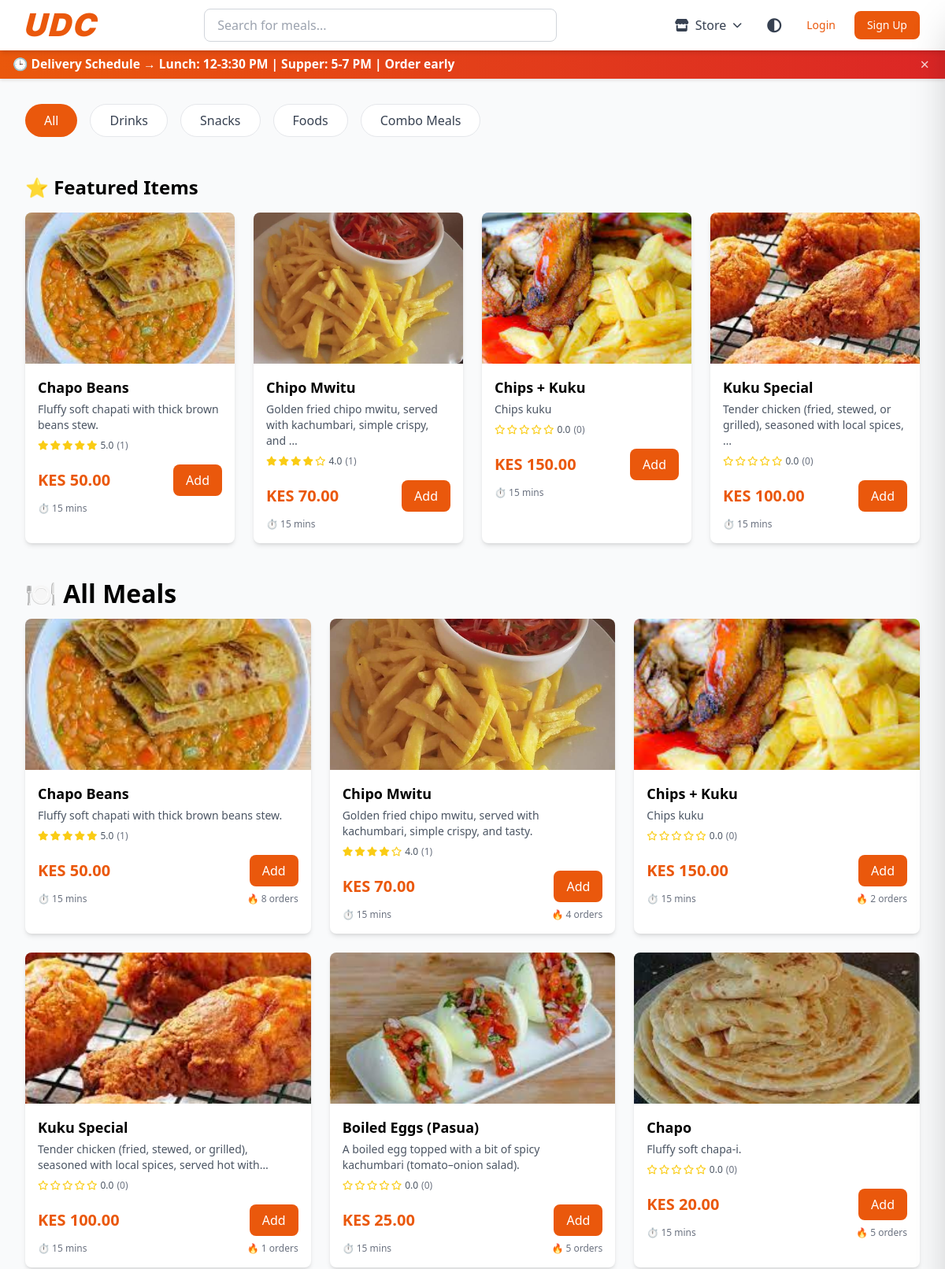
The app's page / (upper part), older data.
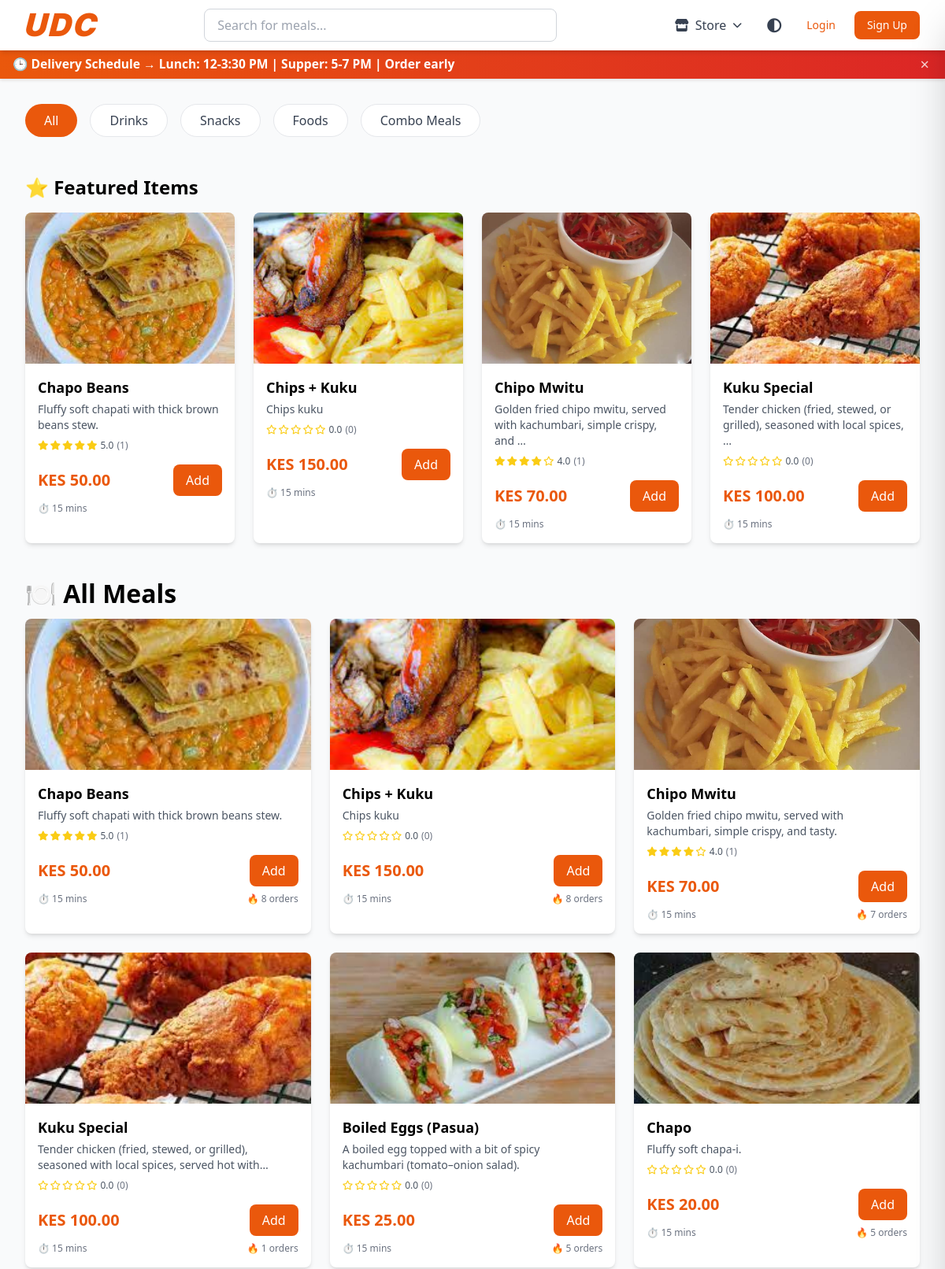
The same page, newer data.
### urbanfoods/models.py (models this page shows, shortened)
class FoodCategory(models.Model):
    STORE_CHOICES = [
        ('food', 'Food Store'),
        ('liquor', 'Liquor Store'),
        ('grocery', 'Grocery Shop'),
    ]
    name = models.CharField(max_length=50, unique=True)
    description = models.TextField(blank=True)
    icon = models.CharField(max_length=50, blank=True)  # emoji or icon class
    order = models.IntegerField(default=0)  # for sorting
    store_type = models.CharField(max_length=10, choices=STORE_CHOICES, default='food')
    class Meta:
        verbose_name_plural = "Food Categories"
        ordering = ['order', 'name']

class FoodItem(models.Model):
    STORE_CHOICES = [
        ('food', 'Food Store'),
        ('liquor', 'Liquor Store'),
        ('grocery', 'Grocery Shop'),
    ]
    name = models.CharField(max_length=100)
    description = models.TextField()
    category = models.ForeignKey(FoodCategory, on_delete=models.CASCADE, related_name='items')
    price = models.DecimalField(max_digits=10, decimal_places=2, validators=[MinValueValidator(0)])
    image = models.ImageField(upload_to='food_images/')
    prep_time = models.IntegerField(help_text="Preparation time in minutes", default=15)
    is_available = models.BooleanField(default=True)
    is_featured = models.BooleanField(default=False)
    is_meal_of_day = models.BooleanField(default=False)
    times_ordered = models.IntegerField(default=0)  # for popularity tracking
    store_type = models.CharField(max_length=10, choices=STORE_CHOICES, default='food')
    bottle_size = models.CharField(max_length=20, blank=True, help_text="For liquor items (e.g., 250ml, 500ml, 750ml)")
    created_at = models.DateTimeField(auto_now_add=True)
    updated_at = models.DateTimeField(auto_now=True)
    @property
    def is_liquor(self):
        return self.store_type == 'liquor'
    @property
    def average_rating(self):
        reviews = self.reviews.all()
        if reviews.exists():
            return round(sum(review.rating for review in reviews) / reviews.count(), 1)
        return 0
    @property
    def review_count(self):
        return self.reviews.count()
    class Meta:
        ordering = ['-is_featured', '-times_ordered', 'name']

class FoodReview(models.Model):
    user = models.ForeignKey(User, on_delete=models.CASCADE)
    food_item = models.ForeignKey(FoodItem, on_delete=models.CASCADE, related_name='reviews')
    order = models.ForeignKey(Order, on_delete=models.CASCADE)
    rating = models.IntegerField(validators=[MinValueValidator(1), MaxValueValidator(5)])
    comment = models.TextField(blank=True)
    created_at = models.DateTimeField(auto_now_add=True)
    class Meta:
        unique_together = ['user', 'food_item', 'order']
        ordering = ['-created_at']

### urbanfoods/views.py (the view)
# urls.py: path('', views.homepage, name='homepage'),
def homepage(request):
    store_type = request.session.get('store_type', 'food')
    categories = FoodCategory.objects.filter(store_type=store_type)
    category_id = request.GET.get('category')
    search_query = request.GET.get('q')
    food_items = FoodItem.objects.filter(is_available=True, store_type=store_type)
    if category_id:
        food_items = food_items.filter(category_id=category_id)
    if search_query:
        food_items = food_items.filter(
            Q(name__icontains=search_query) |
            Q(description__icontains=search_query)
        )
    meal_of_day = FoodItem.objects.filter(is_meal_of_day=True, is_available=True, store_type=store_type).first()
    featured_items_queryset = FoodItem.objects.filter(is_featured=True, is_available=True, store_type=store_type)[:4]
    featured_items = list(featured_items_queryset) if featured_items_queryset else []
    popular_items = FoodItem.objects.filter(is_available=True, store_type=store_type).order_by('-times_ordered')[:6]
    cart_count = 0
    if request.user.is_authenticated:
        cart, _ = Cart.objects.get_or_create(user=request.user)
        cart_count = cart.item_count
    context = {
        'categories': categories,
        'food_items': food_items,
        'meal_of_day': meal_of_day,
        'featured_items': featured_items,
        'popular_items': popular_items,
        'cart_count': cart_count,
        'selected_category': category_id,
        'search_query': search_query,
        'store_type': store_type,
    }
    return render(request, 'homepage.html', context)

### urbanfoods/context_processors.py (called while the page is built)
def store_type(request):
    return {
        'store_type': request.session.get('store_type', 'food')
    }

### urbanfoods/templatetags/rating_tags.py (called while the page is built)
@register.filter
def star_rating(value):
    try:
        rating = float(value)
    except (ValueError, TypeError):
        return []
    stars = []
    full_stars = int(rating)
    half_star = (rating - full_stars) >= 0.5
    empty_stars = 5 - full_stars - (1 if half_star else 0)
    stars.extend(['full'] * full_stars)
    if half_star:
        stars.append('half')
    stars.extend(['empty'] * empty_stars)
    return stars

### urbanfoods/templates/homepage.html (shortened to what the changed rows need)
{% load static %}
{% load rating_tags %}
<!DOCTYPE html>
<html lang="en">
<head>
    <script src="https://cdn.tailwindcss.com"></script>
    <link rel="stylesheet" href="https://cdnjs.cloudflare.com/ajax/libs/font-awesome/6.4.0/css/all.min.css">
    <link rel="stylesheet" href="{% static 'styles.css' %}">
</head>
<body class="bg-gray-50" data-store-type="{{ store_type }}">
    <nav class="bg-white shadow-md sticky top-0 z-40">
        <div class="max-w-7xl mx-auto px-4 sm:px-6 lg:px-8">
            <div class="flex justify-between items-center h-16">
                <div class="flex flex-col items-start">
                    <a href="/" style="text-decoration: none;">
                        <h1 class="brand-logo">UDC</h1>
                    </a>
                </div>
            </div>
        </div>
    </nav>
    <div class="max-w-7xl mx-auto px-4 sm:px-6 lg:px-8 py-8">
        <div class="mb-8">
            <div class="flex gap-4 overflow-x-auto pb-4">
                <button data-category="all" class="category-btn px-6 py-2 bg-orange-600 text-white rounded-full whitespace-nowrap hover:bg-orange-700">
                    All
                </button>
                {% for category in categories %}
                <button data-category="{{ category.id }}" data-name="{{ category.name }}" class="category-btn px-6 py-2 bg-white text-gray-700 rounded-full whitespace-nowrap hover:bg-orange-50 border border-gray-200">
                    {{ category.icon }} {{ category.name }}
                </button>
                {% endfor %}
            </div>
        </div>
        {% if featured_items %}
        <div class="mb-12">
            <h2 class="text-2xl font-bold mb-4">⭐ {% if store_type == 'liquor' %}Featured Drinks{% elif store_type == 'grocery' %}Featured Groceries{% else %}Featured Items{% endif %}</h2>
            <div class="grid grid-cols-2 md:grid-cols-2 lg:grid-cols-4 gap-4 md:gap-6">
                {% for item in featured_items %}
                <div class="bg-white rounded-lg shadow-md overflow-hidden hover:shadow-lg transition">
                    <img src="{{ item.image.url }}" alt="{{ item.name }}" class="w-full h-48 object-cover">
                    <div class="p-4">
                        <div class="flex items-start justify-between mb-1">
                            <h3 class="font-bold text-lg">{{ item.name }}</h3>
                        </div>
                        <p class="text-gray-600 text-sm mt-1">{{ item.description|truncatewords:10 }}</p>
                        <div class="rating-section flex items-center gap-1 mt-2 flex-wrap">
                            <div class="stars-container flex items-center gap-0.5">
                                {% for star_type in item.average_rating|star_rating %}
                                    {% if star_type == 'full' %}
                                        <i class="fas fa-star text-yellow-400 text-xs"></i>
                                    {% elif star_type == 'half' %}
                                        <i class="fas fa-star-half-alt text-yellow-400 text-xs"></i>
                                    {% else %}
                                        <i class="far fa-star text-yellow-400 text-xs"></i>
                                    {% endif %}
                                {% endfor %}
                            </div>
                            <span class="rating-value text-xs text-gray-600 font-medium">{{ item.average_rating|floatformat:1 }}</span>
                            <span class="review-count text-xs text-gray-500">({{ item.review_count }})</span>
                        </div>
                        <div class="flex items-center justify-between mt-4">
                            <span class="text-orange-600 font-bold text-xl">KES {{ item.price }}</span>
                            <button onclick="addToCart({{ item.id }}, 1)" class="bg-orange-600 text-white px-4 py-2 rounded-lg hover:bg-orange-700">
                                Add
                            </button>
                        </div>
                        <p class="text-gray-500 text-xs mt-2">⏱️ {{ item.prep_time }} mins</p>
                    </div>
                </div>
                {% endfor %}
            </div>
        </div>
        {% endif %}
        <div class="mb-8">
            <h2 id="allItemsHeading" class="text-2xl font-bold mb-4" style="font-weight: 800; font-size: 2rem;">{% if store_type == 'liquor' %} All Drinks{% elif store_type == 'grocery' %} All Groceries{% else %}🍽️ All Meals{% endif %}</h2>
            {% if food_items %}
            <div id="foodGrid" class="grid grid-cols-2 md:grid-cols-2 lg:grid-cols-3 xl:grid-cols-4 gap-4 md:gap-6">
                {% for item in food_items %}
                <div class="food-item bg-white rounded-lg shadow-md overflow-hidden hover:shadow-lg transition" data-category="{{ item.category.id }}">
                    <div class="relative">
                        <img src="{{ item.image.url }}" alt="{{ item.name }}" class="w-full h-48 object-cover">
                    </div>
                    <div class="p-4">
                        <div class="flex items-start justify-between mb-1">
                            <h3 class="font-bold text-lg">{{ item.name }}</h3>
                        </div>
                        <p class="text-gray-600 text-sm mt-1 line-clamp-2">{{ item.description }}</p>
                        <div class="rating-section flex items-center gap-1 mt-2 flex-wrap">
                            <div class="stars-container flex items-center gap-0.5">
                                {% for star_type in item.average_rating|star_rating %}
                                    {% if star_type == 'full' %}
                                        <i class="fas fa-star text-yellow-400 text-xs"></i>
                                    {% elif star_type == 'half' %}
                                        <i class="fas fa-star-half-alt text-yellow-400 text-xs"></i>
                                    {% else %}
                                        <i class="far fa-star text-yellow-400 text-xs"></i>
                                    {% endif %}
                                {% endfor %}
                            </div>
                            <span class="rating-value text-xs text-gray-600 font-medium">{{ item.average_rating|floatformat:1 }}</span>
                            <span class="review-count text-xs text-gray-500">({{ item.review_count }})</span>
                        </div>
                        <div class="flex items-center justify-between mt-4">
                            <span class="text-orange-600 font-bold text-xl">KES {{ item.price }}</span>
                            {% if item.is_available %}
                            <button onclick="addToCart({{ item.id }}, 1)" class="bg-orange-600 text-white px-4 py-2 rounded-lg hover:bg-orange-700">
                                Add
                            </button>
                            {% endif %}
                        </div>
                        <div class="flex items-center justify-between mt-2">
                            <span class="text-gray-500 text-xs">⏱️ {{ item.prep_time }} mins</span>
                            <span class="text-gray-500 text-xs">🔥 {{ item.times_ordered }} orders</span>
                        </div>
                    </div>
                </div>
                {% endfor %}
            </div>
            {% endif %}
        </div>
    </div>
</body>
</html>

Row changes from the older to the newer data that the page shows:
changed FoodItem "Chips + Kuku": times_ordered "2" → "8"; moves up the list
changed FoodItem "Chipo Mwitu": times_ordered "4" → "7"
